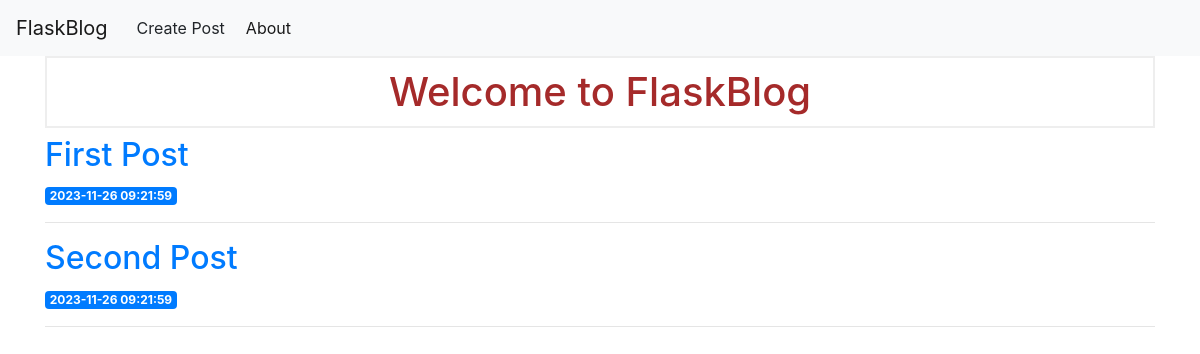
Before: / with the older database file.
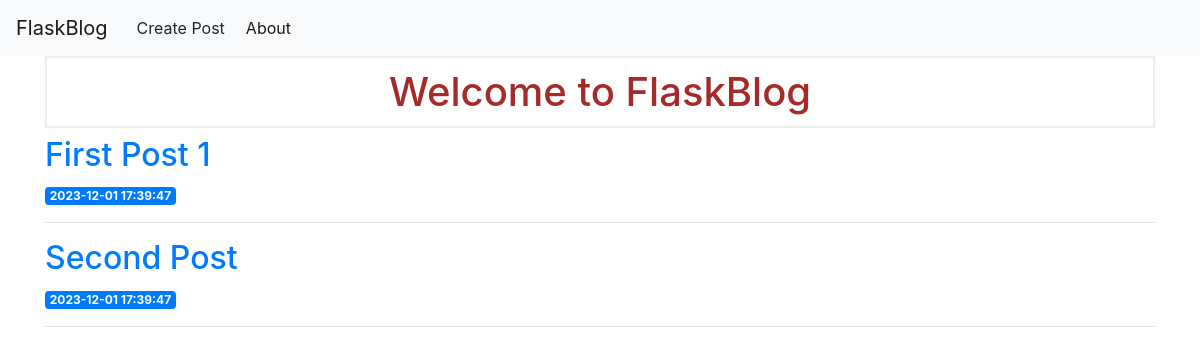
After: the same page with the newer database file.
### tables this page shows
CREATE TABLE posts (
    id INTEGER PRIMARY KEY AUTOINCREMENT,
    created TIMESTAMP NOT NULL DEFAULT CURRENT_TIMESTAMP,
    title TEXT NOT NULL,
    content TEXT NOT NULL
);

### main.py (the view)
@app.route("/")
def index():
  conn = get_db_connection()
  posts = conn.execute("SELECT * FROM posts").fetchall()
  conn.close()
  return render_template("index.html", posts=posts)

### main.py (called while the page is built)
def get_db_connection():
  conn = sqlite3.connect("database.db")
  conn.row_factory = sqlite3.Row
  return conn

### templates/index.html (shortened to what this page needs)
<!DOCTYPE html>
<html lang="en">
<head>
    <link rel="stylesheet" href="{{url_for('static', filename='style.css') }}">
</head>
<body>
{% extends 'base.html' %}
{% block content %}
<h1>{% block title %} Welcome to FlaskBlog {% endblock %}</h1>
{% for post in posts %}
<a href="{{ url_for('post', post_id=post['id']) }}">
<h2>{{ post['title'] }}</h2>
</a>
<span class="badge badge-primary">{{ post['created'] }}</span>
<hr>
{% endfor %}
{% endblock %}

### templates/base.html (shortened to what this page needs)
<!doctype html>
<html lang="en">
<head>
<link rel="stylesheet" href="https://stackpath.bootstrapcdn.com/bootstrap/4.3.1/css/bootstrap.min.css">
</head>
<body>
<nav class="navbar navbar-expand-md navbar-light bg-light">
    <a class="navbar-brand" href="{{ url_for('index')}}">FlaskBlog</a>
    <div class="collapse navbar-collapse" id="navbarNav">
        <button class="btn" type="button" onclick="window.location.href='{{ url_for('create') }}';">Create Post</button>
    <ul class="navbar-nav">
        <li class="nav-item active">
            <a class="nav-link" href="#">About</a>
        </li>
    </ul>
    </div>
</nav>
<div class="container">
    {% block content %} {% endblock %}
</div>
</body>
</html>

### static/style.css (style rules this page uses)
h1 { border: 2px #eee solid; color: brown; text-align: center; padding: 10px; }

Changed rows visible on the page:
changed posts: title "First Post" → "First Post 1"; created "2023-11-26 09:21:59" → "2023-12-01 17:39:47"
changed posts "Second Post": created "2023-11-26 09:21:59" → "2023-12-01 17:39:47"
